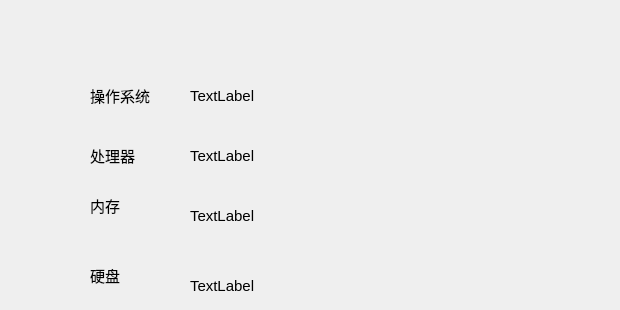
    <widget class="QWidget" name="page">
     <widget class="QLabel" name="label">
      <property name="geometry">
       <rect>
        <x>90</x>
        <y>80</y>
        <width>81</width>
        <height>31</height>
       </rect>
      </property>
      <property name="font">
       <font>
        <pointsize>11</pointsize>
       </font>
      </property>
      <property name="contextMenuPolicy">
       <enum>Qt::DefaultContextMenu</enum>
      </property>
      <property name="layoutDirection">
       <enum>Qt::LeftToRight</enum>
      </property>
      <property name="text">
       <string>操作系统</string>
      </property>
     </widget>
     <widget class="QLabel" name="label_2">
      <property name="geometry">
       <rect>
        <x>90</x>
        <y>140</y>
        <width>81</width>
        <height>31</height>
       </rect>
      </property>
      <property name="font">
       <font>
        <pointsize>11</pointsize>
       </font>
      </property>
      <property name="contextMenuPolicy">
       <enum>Qt::DefaultContextMenu</enum>
      </property>
      <property name="layoutDirection">
       <enum>Qt::LeftToRight</enum>
      </property>
      <property name="text">
       <string>处理器</string>
      </property>
     </widget>
     <widget class="QLabel" name="label_3">
      <property name="geometry">
       <rect>
        <x>90</x>
        <y>190</y>
        <width>81</width>
        <height>31</height>
       </rect>
      </property>
      <property name="font">
       <font>
        <pointsize>11</pointsize>
       </font>
      </property>
      <property name="contextMenuPolicy">
       <enum>Qt::DefaultContextMenu</enum>
      </property>
      <property name="layoutDirection">
       <enum>Qt::LeftToRight</enum>
      </property>
      <property name="text">
       <string>内存</string>
      </property>
     </widget>
     <widget class="QLabel" name="label_4">
      <property name="geometry">
       <rect>
        <x>90</x>
        <y>260</y>
        <width>71</width>
        <height>31</height>
       </rect>
      </property>
      <property name="font">
       <font>
        <pointsize>11</pointsize>
       </font>
      </property>
      <property name="contextMenuPolicy">
       <enum>Qt::DefaultContextMenu</enum>
      </property>
      <property name="layoutDirection">
       <enum>Qt::LeftToRight</enum>
      </property>
      <property name="text">
       <string>硬盘</string>
      </property>
     </widget>
     <widget class="QLabel" name="label_system">
      <property name="geometry">
       <rect>
        <x>190</x>
        <y>80</y>
        <width>400</width>
        <height>31</height>
       </rect>
      </property>
      <property name="font">
       <font>
        <pointsize>11</pointsize>
       </font>
      </property>
      <property name="text">
       <string>TextLabel</string>
      </property>
     </widget>
     <widget class="QLabel" name="label_cal">
      <property name="geometry">
       <rect>
        <x>190</x>
        <y>140</y>
        <width>400</width>
        <height>31</height>
       </rect>
      </property>
      <property name="font">
       <font>
        <pointsize>11</pointsize>
       </font>
      </property>
      <property name="text">
       <string>TextLabel</string>
      </property>
     </widget>
     <widget class="QLabel" name="label_mem">
      <property name="geometry">
       <rect>
        <x>190</x>
        <y>200</y>
        <width>400</width>
        <height>31</height>
       </rect>
      </property>
      <property name="font">
       <font>
        <pointsize>11</pointsize>
       </font>
      </property>
      <property name="text">
       <string>TextLabel</string>
      </property>
     </widget>
     <widget class="QLabel" name="label_disk">
      <property name="geometry">
       <rect>
        <x>190</x>
        <y>270</y>
        <width>421</width>
        <height>31</height>
       </rect>
      </property>
      <property name="font">
       <font>
        <pointsize>11</pointsize>
       </font>
      </property>
      <property name="text">
       <string>TextLabel</string>
      </property>
     </widget>
    </widget>
